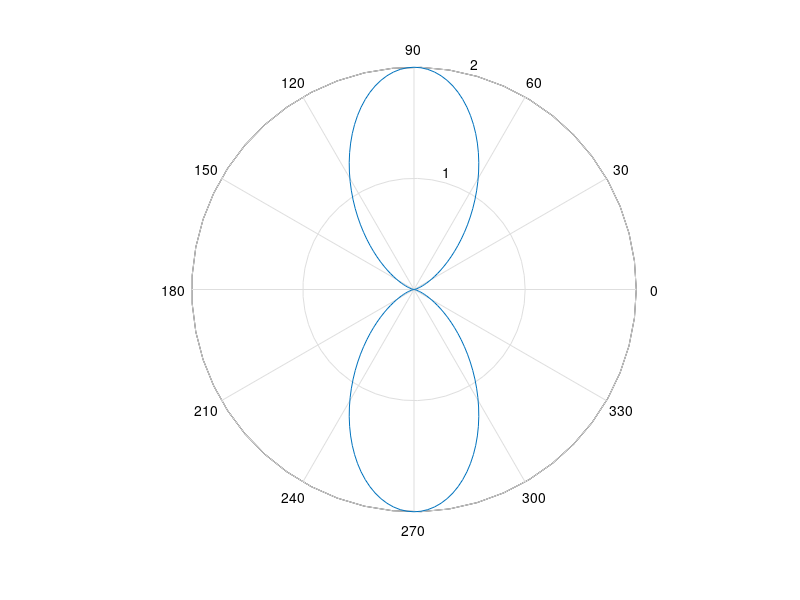

The MATLAB source for this figure:
% Author : Vishwas K Singh
% Script to find radiation pattern of Dipole antenna

% Clear everything
clc;
clear all;
close all;

% Take the inputs lambda and length
lambda=input('enter the value of wavelength= ');
l=input('enter your dipole length in terms of lambda (for ex:0.5 for lambda)= ');

% Calculate the ratio to check if short dipole
ratio = l/lambda;
B = (2 * pi / lambda);
theta = pi / 100 : pi / 100 : 2 * pi;
if ratio<=0.1
    E=sin(theta);
    En=abs(E);
    polar(theta, En);
else
    f1=cos(B*l/2 .* cos(theta)); 
    f2=cos(B*l/2);
    f3=sin(theta);
    E=(f1-f2)./f3;
    En=abs(E);
    polar(theta,En);
end;